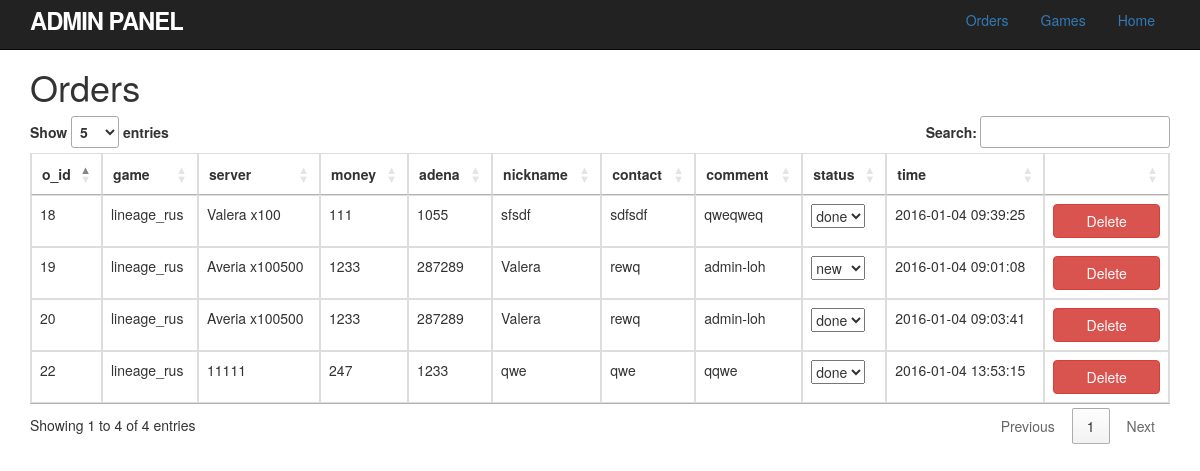
Screenshot of /admin/index.php?orders=true with the database file from the repository.
### tables this page shows
CREATE TABLE IF NOT EXISTS `orders` (
  `o_id` int(11) NOT NULL AUTO_INCREMENT,
  `game` varchar(50) NOT NULL,
  `server` varchar(50) NOT NULL,
  `money` bigint(20) NOT NULL,
  `adena` bigint(20) NOT NULL,
  `nickname` varchar(100) NOT NULL,
  `contact` varchar(100) NOT NULL,
  `comment` varchar(256) NOT NULL,
  `status` enum('new','done') NOT NULL,
  `time` timestamp NOT NULL DEFAULT CURRENT_TIMESTAMP,
  PRIMARY KEY (`o_id`)
);

### modules/admin_functions.php (called while the page is built, shortened)
<?php
function orders_get($link)
{
    $query = "SELECT * FROM orders";
    $result = mysqli_query($link, $query);
    $orders = array();
    while ($row = mysqli_fetch_assoc($result)) {
        $orders[] = $row;
    }
    return $orders;
}

### views/admin_panel_orders.php (the view, shortened to what this page needs)
<!DOCTYPE html>
<html xmlns="http://www.w3.org/1999/html">
<head>
    <link rel="stylesheet" type="text/css" href="https://cdn.datatables.net/1.10.10/css/jquery.dataTables.min.css">
    <link rel="stylesheet" href="https://maxcdn.bootstrapcdn.com/bootstrap/3.3.5/css/bootstrap.min.css">
    <link rel="stylesheet" type="text/css" href="../style/style_admin.css">
</head>
<body>
<header class="navbar navbar-fixed-top navbar-inverse">
    <div class="navbar-inner">
        <div class="container">
            <nav>
                <a href="#" id="logo">Admin Panel</a>
                <ul class="nav pull-right nav-pills">
                    <li><a href="#">Orders</a></li>
                    <li id="fat-menu" class="dropdown">
                        <a href="#" class="dropdown-toggle" data-toggle="dropdown">
                            Games</a>
                    </li>
                    <li><a href="../index.php">Home</a></li>
                </ul>
            </nav>
        </div>
    </div>
</header>
<div class="container" id="all">
    <h1 id="tableName">Orders</h1>
    <table id="dataTable" class="table  table-bordered table-hover table-responsive">
        <thead>
        <tr>
            <?php foreach ($orders as $s):
                foreach ($s as $key => $v): ?>
                    <th><?= $key ?></th>
                <?php endforeach;
                break;?>
            <?php endforeach ?>
            <th></th>
        </tr>
        </thead>
        <tbody>
        <?php foreach ($orders as $s) {
            echo '<tr>';
            foreach ($s as $key => $v) {
                if($key == "status"){
                    if($s[$key] == "new"){
                        $status = "done";
                    } else $status = "new";
                    echo "<td><select class=\"status\">
                    <option id=\"{$s["o_id"]}\">{$s[$key]}</option>
                    <option id=\"{$s['o_id']}\">$status</option>
                    </select></td>";
                } else
                echo "<td>{$s[$key]}</td>";
            }
            echo "<td id=\"buttonTh\"><a class=\"btn btn-danger\"
                                 href=\"#\">Delete</a>
            </td>";
            echo '</tr>';
        } ?>
        </tbody>
    </table>
</div>
</body>
</html>

### style/style_admin.css (style rules this page uses)
#logo { float: left; margin-right: 10px; font-size: 1.7em; color: white; text-transform: uppercase; letter-spacing: -1px; padding-top: 9px; font-weight: bold; line-height: 1; }
#tableName { margin-top: 50pt; }
.btn { width: 80pt; }
#buttonTh { width:1%; white-space:nowrap; }

### rows the page displays
orders: key "o_id", key "game", key "server", key "money", key "adena", key "nickname", key "contact", key "comment", key "status", key "time", o_id "18", game "lineage_rus", server "Valera x100", money "111", adena "1055", nickname "sfsdf", contact "sdfsdf", comment "qweqweq", status "done", time "2016-01-04 09:39:25"
orders: o_id "19", game "lineage_rus", server "Averia x100500", money "1233", adena "287289", nickname "Valera", contact "rewq", comment "admin-loh", status "new", time "2016-01-04 09:01:08"
orders: o_id "20", game "lineage_rus", server "Averia x100500", money "1233", adena "287289", nickname "Valera", contact "rewq", comment "admin-loh", status "done", time "2016-01-04 09:03:41"
orders: o_id "22", game "lineage_rus", server "11111", money "247", adena "1233", nickname "qwe", contact "qwe", comment "qqwe", status "done", time "2016-01-04 13:53:15"
